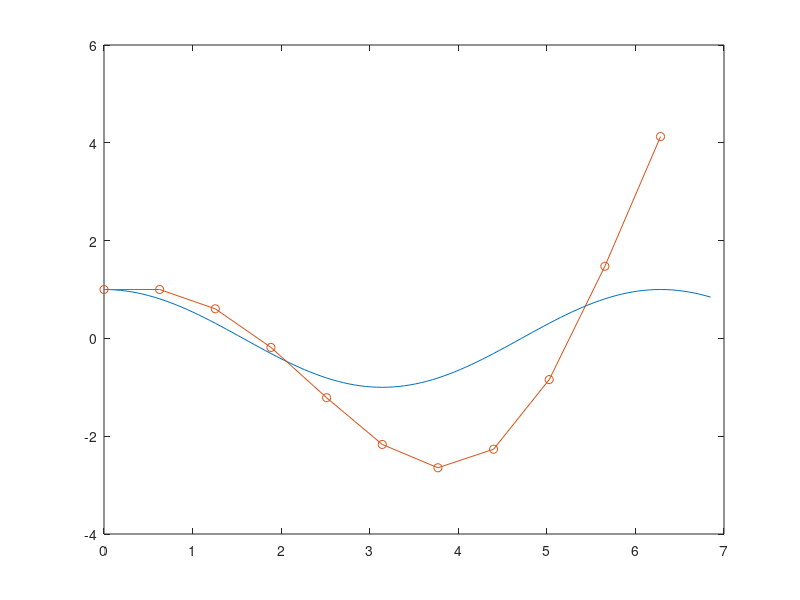
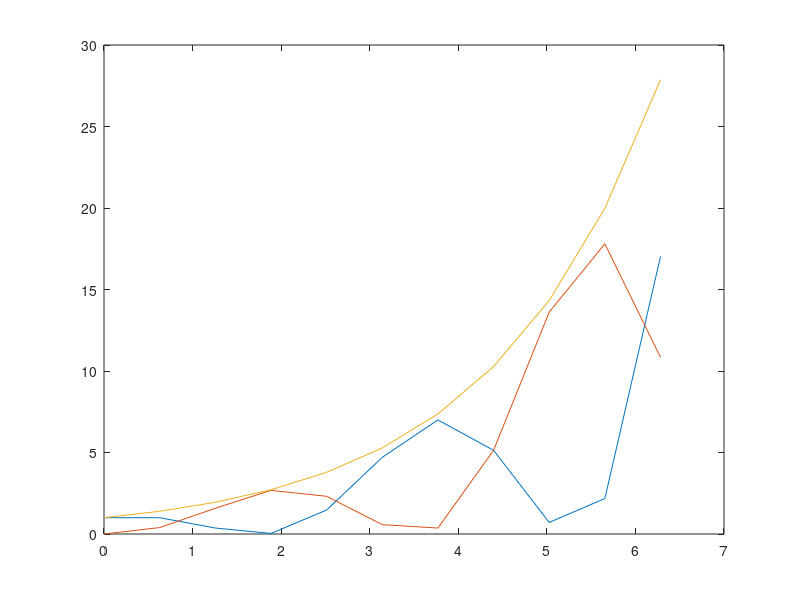
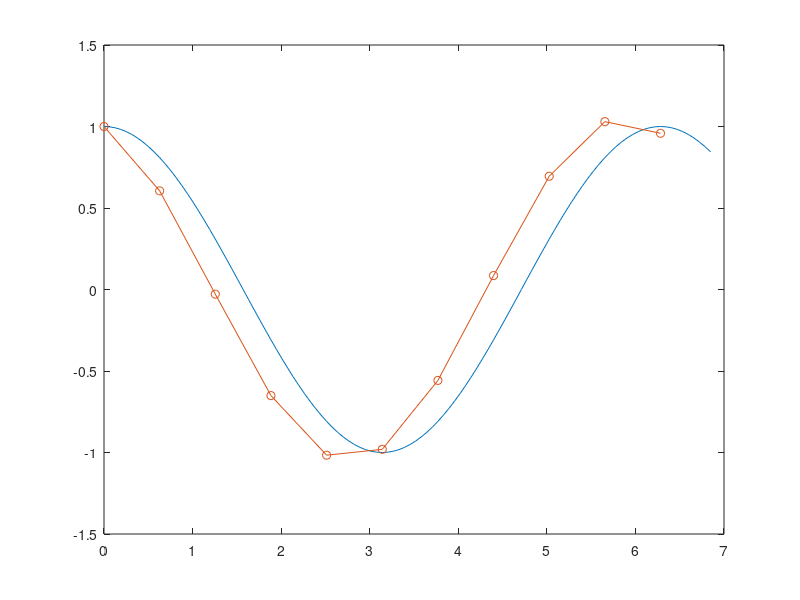
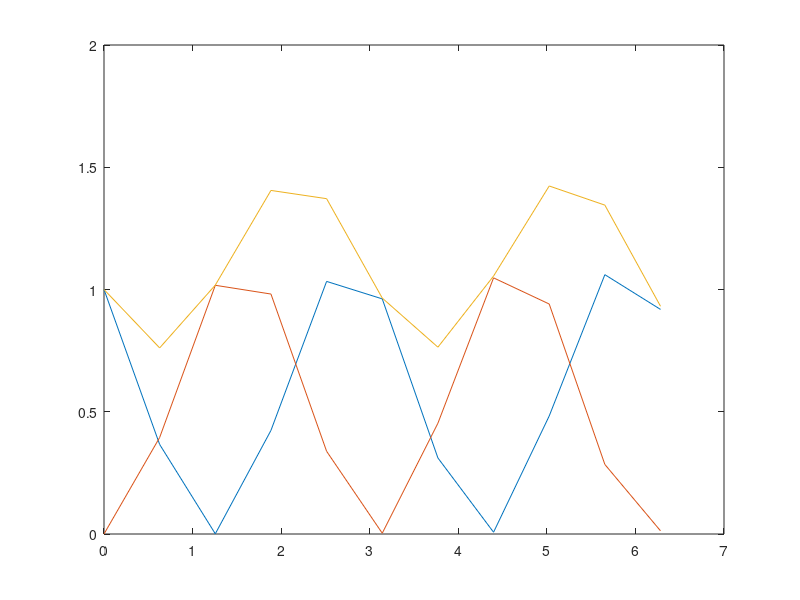

Reproduce these figures in MATLAB, in order.
alpha =1.;
x = 1.;
v = 0.;

Nstep = 10;
period = 2*pi*alpha;

dt = period/(Nstep)
N=Nstep*1+1;
ti= zeros(1,N);
for(i=1:N)
  ti(i) = (i-1)*dt;
endfor
tie= zeros(1,N*10);
for(i=1:N*10)
  tie(i) = (i-1)*dt/10.;
endfor
xi = zeros(1,N);
vi = zeros(1,N);
xiee = cos(alpha*tie);
viee = -alpha*sin(alpha*tie);
xie = cos(alpha*ti);
vie = -alpha*sin(alpha*ti);
Ee =  alpha*xie.*xie+vie.*vie;

% explicit (Euler) fi 12
fi = 1.
x = 1.;
v = 0.;
xi(1)  = x;
vi(1)  = v;
for(i=2:N)
  vp = v-dt*alpha*x;
  x = x+dt*v;
  v = vp;
  xi(i) = x;
  vi(i)  = v;  
endfor
E =  alpha*xi.*xi+vi.*vi;

figure(fi)
plot(tie,xiee,ti,xi,"-o")
hold off
figure(fi+1)
plot(ti, alpha*(xi.*xi), ti, vi.*vi , ti , E)
hold off
printf("explicite Euler, figures %d, %d \n", fi, fi+1)
printf("error x: %d, error v: %d , errorE: %d \n", abs(xie(N)-xi(N)), abs(vie(N)-vi(N)), E(N)-Ee(N) )



% explicit (Euler)Cromer f34
fi = fi+2
x = 1.;
v = 0.;
xi(1)  = x;
vi(1)  = v;
for(i=2:N)
  v = v-dt*alpha*x;
  x = x+dt*v;
  xi(i) = x;
  vi(i)  = v;  
endfor
E =  alpha*xi.*xi+vi.*vi;
figure(fi)
plot(tie,xiee,ti,xi,"-o")
hold off
figure(fi+1)
plot(ti, alpha*(xi.*xi), ti, vi.*vi , ti , E)
hold off
printf("explicite Euler cromer , figures %d, %d \n", fi, fi+1)
printf("error x: %d, error v: %d , errorE: %d \n", abs(xie(N)-xi(N)), abs(vie(N)-vi(N)), E(N)-Ee(N) )


% midpoint method f56
fi = fi+2;
x = 1.;
v = 0.;
xi(1)  = x;
vi(1)  = v;
for(i=2:N)
  vp = v-dt*alpha*x;
  x = x+0.5*dt*(vp+v);
  v= vp;
  xi(i) = x;
  vi(i)  = v;  
endfor
E =  alpha*xi.*xi+vi.*vi;
figure(fi)
plot(tie,xiee,ti,xi,"-o")
hold off
figure(fi+1)
plot(ti, alpha*(xi.*xi), ti, vi.*vi , ti , E)
hold off
printf("midpoint , figures %d, %d \n", fi, fi+1)
printf("error x: %d, error v: %d , errorE: %d \n", abs(xie(N)-xi(N)), abs(vie(N)-vi(N)), E(N)-Ee(N) )

% half step method f78 second order in time for x, v et E, but E increas (slightly)
fi = fi+2;
x = 1.;
v = 0.;
vhalf = v -0.5*alpha*x*dt;
xi(1)  = x;
vi(1)  = v;
for(i=2:N)
  vhalfp = vhalf - alpha*x*dt;
  xp     = x + vhalfp*dt;
  
  vhalfpp = vhalfp - alpha*xp*dt;
  vhalf = vhalfp;
  x= xp;
  v = 0.5*(vhalfp+vhalfpp);
  xi(i) = x;
  vi(i)  = v;  
endfor
E =  alpha*xi.*xi+vi.*vi;
figure(fi)
plot(tie,xiee,ti,xi,"-o")
hold off
figure(fi+1)
plot(ti, alpha*(xi.*xi), ti, vi.*vi , ti , E)
hold off
printf("half step , figures %d, %d \n", fi, fi+1)
printf("error x: %d, error v: %d , errorE: %d \n", abs(xie(N)-xi(N)), abs(vie(N)-vi(N)), E(N)-Ee(N))


%implicit
fi = fi+2;
x=1.;
v =0.;
xi(1)  = x;
vi(1)  = v;
for(i=2:N)
  xp = (x +dt*v)/(1.+dt*dt*alpha);
  v = (xp -x)/dt;
  x = xp ;
  xi(i) = x;
  vi(i)  = v;  
  %v = (xp -x)/dt
  %x = xp
endfor
E =  alpha*xi.*xi+vi.*vi;
figure(fi)
plot(tie,xiee,ti,xi,"-o")
hold off
figure(fi+1)
plot(ti, alpha*(xi.*xi), ti, vi.*vi , ti , E)
hold off

printf("implicit , figures %d, %d \n", fi, fi+1)
printf("error x: %d, error v: %d , errorE: %d, \n", abs(xie(N)-xi(N)), abs(vie(N)-vi(N)), E(N)-Ee(N))

%crank nikolson
fi = fi+2
x=1.;
v =0.;
xi(1)  = x;
vi(1)  = v;
beta = 0.5;
for(i=2:N)
  xp = (x +dt*v - dt*dt*beta*alpha*x)/(1.+(1.-beta)*dt*dt*alpha);
  v = (xp -x)/dt;
  x = xp ;
  xi(i) = x;
  vi(i)  = v;  
  %v = (xp -x)/dt
  %x = xp
endfor
E =  alpha*xi.*xi+vi.*vi;
figure(fi)
plot(tie,xiee,ti,xi,"-o")
title("implicit")
hold off
figure(fi+1)

plot(ti, alpha*(xi.*xi), ti, vi.*vi , ti , E)
title("implicit")

hold off
printf("implicit , figures %d, %d \n", fi, fi+1)
printf("error x: %d, error v: %d , errorE: %d \n", abs(xie(N)-xi(N)), abs(vie(N)-vi(N)), E(N)-Ee(N))

%verlet
fi =fi+2
x=1.;
v =0.;
xi(1)  = x;
vi(1)  = v;
for(i=2:N)
  xp = x + v*dt-0.5*alpha*x*dt*dt;
  v = v+ (-alpha*x- alpha*xp)*0.5*dt;
  x = xp ;
  xi(i) = x;
  vi(i)  = v;  
  %v = (xp -x)/dt
  %x = xp
endfor
E =  alpha*xi.*xi+vi.*vi;
figure(fi)
plot(tie,xiee,ti,xi,"-o")
title("velocity verlet");
hold off
figure(fi+1)
plot(ti, alpha*(xi.*xi), ti, vi.*vi , ti , E)
title("velocity verlet");

printf("velocity verlet , figures %d, %d \n", fi, fi+1)
printf("error x: %d, error v: %d , errorE: %d \n", abs(xie(N)-xi(N)), abs(vie(N)-vi(N)), E(N)-Ee(N))

% all firt order for x and v and E 
%but verlet second order for E, but less precise for x (error 2 time bigger)

%Euler Richardson
fi =fi+2
x=1.;
v =0.;
xi(1)  = x;
vi(1)  = v;
for(i=2:N)
  xmid = x +0.5*dt*alpha*v;
  vmid = v -0.5*dt*alpha*x;
  amid = -alpha*xmid;
  v    = v + amid*dt;
  x    = x + vmid*dt;
  xi(i) = x;
  vi(i)  = v;  
  %v = (xp -x)/dt
  %x = xp
endfor
E =  alpha*xi.*xi+vi.*vi;
figure(fi)
plot(tie,xiee,ti,xi,"-o")
title("euler richardson")
hold off
figure(fi+1)
title("euler richardson")
plot(ti, alpha*(xi.*xi), ti, vi.*vi , ti , E)
printf("euler richardson , figures %d, %d \n", fi, fi+1)
printf("error x: %d, error v: %d , errorE: %d \n", abs(xie(N)-xi(N)), abs(vie(N)-vi(N)), E(N)-Ee(N))

%Beeman
fi =fi+2
x=1.;
v =0.;
xi(1)  = x;
vi(1)  = v;
% VErlet for the first step
a = -alpha*x;
xp = x + v*dt+0.5*a*dt*dt;
ap = -alpha*xp;
vp = v +0.5*(ap+a)*dt;
am = a;
a = ap;
x = xp;
v = vp;

xi(2)  = x;
vi(2)  = v;

for(i=3:N)
  xp = x + v*dt+(4*a -am)*dt*dt/6.;
  ap = -alpha*xp;
  vp = v+ (2*ap+5*a-am)*dt/6.;
  am = a;
  a = ap;
  v =vp;
  x =xp;
  xi(i) = x;
  vi(i)  = v;  
  %v = (xp -x)/dt
  %x = xp
endfor
E =  alpha*xi.*xi+vi.*vi;
figure(fi)
plot(tie,xiee,ti,xi,"-o")
hold off
figure(fi+1)
plot(ti, alpha*(xi.*xi), ti, vi.*vi , ti , E)
printf("Beeman , figures %d, %d \n", fi, fi+1)
printf("error x: %d, error v: %d , errorE: %d \n", abs(xie(N)-xi(N)), abs(vie(N)-vi(N)), E(N)-Ee(N))

% all firt order for x and v and E 
%but verlet second order for E, but less precise for x (error 2 time bigger)
hold off
